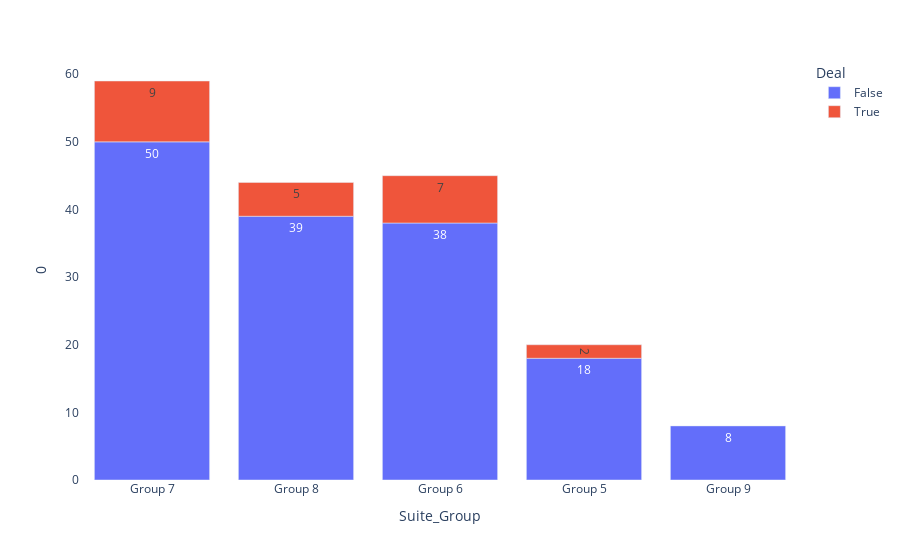

Notebook code for this chart:
### Code cell
data['Suite_Group'] = data.Suite.apply(lambda x: 'Group '+x[0])

data_suite = data[['Suite_Group','Deal']].value_counts().reset_index()

px.bar(
    data_suite,
    y=0,
    x='Suite_Group',
    color="Deal",
    text_auto=True
).update_layout({'plot_bgcolor': 'rgba(0, 0, 0, 0)'})

### Figure 1 — Plotly figure (JSON) as saved in the notebook; plotly's stock layout.template omitted (floating-point values rounded to 4 significant figures)
{"data": [{"alignmentgroup": "True", "hovertemplate": "Deal=False<br>Suite_Group=%{x}<br>0=%{y}<extra></extra>", "legendgroup": "False", "marker": {"color": "#636efa", "pattern": {"shape": ""}}, "name": "False", "offsetgroup": "False", "orientation": "v", "showlegend": true, "textposition": "auto", "texttemplate": "%{y}", "type": "bar", "x": ["Group 7", "Group 8", "Group 6", "Group 5", "Group 9"], "xaxis": "x", "y": [50, 39, 38, 18, 8], "yaxis": "y"}, {"alignmentgroup": "True", "hovertemplate": "Deal=True<br>Suite_Group=%{x}<br>0=%{y}<extra></extra>", "legendgroup": "True", "marker": {"color": "#EF553B", "pattern": {"shape": ""}}, "name": "True", "offsetgroup": "True", "orientation": "v", "showlegend": true, "textposition": "auto", "texttemplate": "%{y}", "type": "bar", "x": ["Group 7", "Group 6", "Group 8", "Group 5"], "xaxis": "x", "y": [9, 7, 5, 2], "yaxis": "y"}], "layout": {"barmode": "relative", "legend": {"title": {"text": "Deal"}, "tracegroupgap": 0}, "margin": {"t": 60}, "plot_bgcolor": "rgba(0, 0, 0, 0)", "xaxis": {"anchor": "y", "domain": [0, 1], "title": {"text": "Suite_Group"}}, "yaxis": {"anchor": "x", "domain": [0, 1], "title": {"text": "0"}}}}
